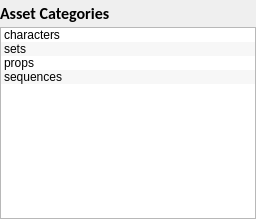
             <widget class="QWidget" name="page_basetypes">
              <layout class="QGridLayout" name="gridLayout_13">
               <property name="margin">
                <number>0</number>
               </property>
               <property name="spacing">
                <number>0</number>
               </property>
               <item row="0" column="0">
                <widget class="QLabel" name="label_6">
                 <property name="font">
                  <font>
                   <family>Calibri</family>
                   <pointsize>12</pointsize>
                   <weight>75</weight>
                   <bold>true</bold>
                  </font>
                 </property>
                 <property name="text">
                  <string>Asset Categories</string>
                 </property>
                </widget>
               </item>
               <item row="0" column="1">
                <widget class="QToolButton" name="toolButton_8">
                 <property name="text">
                  <string/>
                 </property>
                 <property name="icon">
                  <iconset resource="icons/icons_rsc.qrc">
                   <normaloff>:/tpd/add18.png</normaloff>:/tpd/add18.png</iconset>
                 </property>
                 <property name="iconSize">
                  <size>
                   <width>20</width>
                   <height>20</height>
                  </size>
                 </property>
                 <property name="autoRaise">
                  <bool>true</bool>
                 </property>
                </widget>
               </item>
               <item row="0" column="2">
                <widget class="QToolButton" name="toolButton_9">
                 <property name="text">
                  <string/>
                 </property>
                 <property name="icon">
                  <iconset resource="icons/icons_rsc.qrc">
                   <normaloff>:/tpd/minus.png</normaloff>:/tpd/minus.png</iconset>
                 </property>
                 <property name="iconSize">
                  <size>
                   <width>20</width>
                   <height>20</height>
                  </size>
                 </property>
                 <property name="autoRaise">
                  <bool>true</bool>
                 </property>
                </widget>
               </item>
               <item row="1" column="0" colspan="3">
                <widget class="QListWidget" name="listWidget_3">
                 <property name="alternatingRowColors">
                  <bool>true</bool>
                 </property>
                 <item>
                  <property name="text">
                   <string>characters</string>
                  </property>
                 </item>
                 <item>
                  <property name="text">
                   <string>sets</string>
                  </property>
                 </item>
                 <item>
                  <property name="text">
                   <string>props</string>
                  </property>
                 </item>
                 <item>
                  <property name="text">
                   <string>sequences</string>
                  </property>
                 </item>
                </widget>
               </item>
              </layout>
             </widget>
